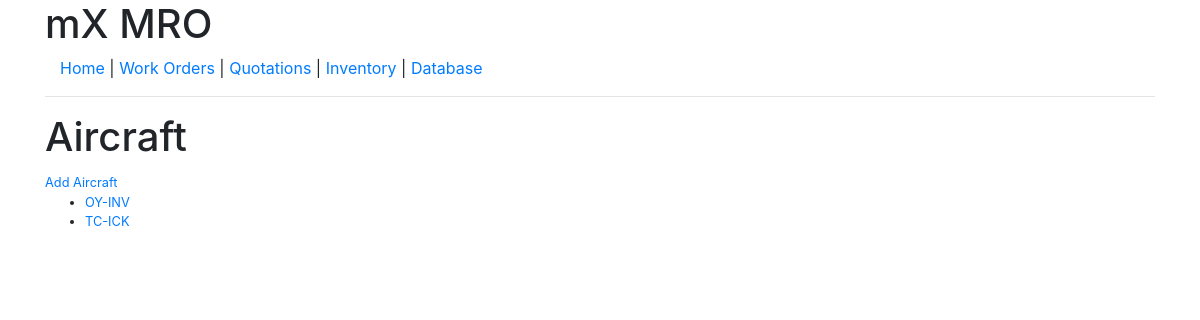
The page /database/aircraft/ on the database as committed earlier.
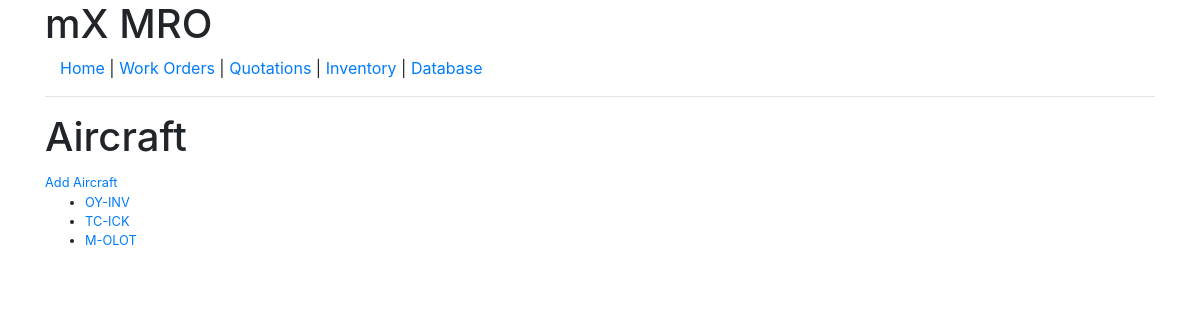
The same page on the database as committed later.
### database/models.py (models this page shows, shortened)
class Aircraft(models.Model):
	serial_number 		= models.CharField(max_length = 20, blank = False, null = False)
	registration 		= models.CharField(max_length = 10, blank = False, null = False)
	major_assemblies 	= models.ManyToManyField(AircraftMajorAssembly)
	aircraft_type		= models.ForeignKey(AircraftType)
	notes 				= models.TextField(blank = True, null = True)
	customer 			= models.ForeignKey(Customer)
	def get_absolute_url(self):
		return reverse("database:aircraft-detail", kwargs={'pk':self.pk})

### database/views.py (the view)
class DatabaseAircraftView(ListView):
	def get_queryset(self):
		return Aircraft.objects.all()

### database/templates/database/aircraft_list.html (shortened to what this page needs)
{% extends "base.html" %}
{% block content %}
<h1>Aircraft<small> </h1>
<a href="{%url "database:aircraft-add" %}">Add Aircraft</a> <br />
<ul>
	{% for aircraft in object_list %}
	<li> <a href="{{aircraft.get_absolute_url}}">{{aircraft.registration}} </a> </li>
	{% endfor %}
</ul>
{% endblock %}

Rows that differ between the two databases and show on the page:
added Aircraft: registration "M-OLOT"
